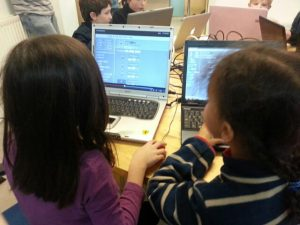
#> input picture content/pages/about/images/532446_10152298889205262_259669480_n-300x225.jpg, 300 x 225 px
$ python -i generate_thumbnails.py   (imports and definitions only)
#> lines starting #> are read from the running program, lines starting #| are printed output that depends on the picture
from pathlib import Path

import yaml
from PIL import Image

CONTENT_DIR = Path(__file__).parent.parent / 'content'
THUMB_SIZE = 150


def thumb_path(image_path: Path) -> Path:
    return image_path.with_stem(image_path.stem + '_thumb')


def make_thumbnail(src: Path, dest: Path):
#> called with dest = 'out.png'
    with Image.open(src) as img:
#> img is the input picture: PIL image 300x225 RGB; mean R, G, B 90.1, 84.5, 77.2
        img = img.convert('RGB')
        ratio = THUMB_SIZE / min(img.width, img.height)
#> ratio = 0.667
        new_size = (round(img.width * ratio), round(img.height * ratio))
#> new_size = (200, 150)
        img = img.resize(new_size, Image.LANCZOS)
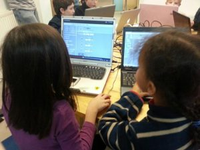
#> img: PIL image 200x150 RGB; mean R, G, B 90.1, 84.5, 77.2
        left = (img.width - THUMB_SIZE) // 2
#> left = 25
        top = (img.height - THUMB_SIZE) // 2
#> top = 0
        img = img.crop((left, top, left + THUMB_SIZE, top + THUMB_SIZE))
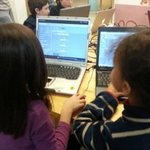
#> img: PIL image 150x150 RGB; mean R, G, B 96.6, 91.5, 84.3
        img.save(dest, quality=85)


def process_meta(meta_file: Path):
    with open(meta_file) as f:
        meta = yaml.safe_load(f)

    if not meta or 'cover_image' not in meta:
        return

    if 'thumbnail' in meta:
        return

    cover_rel = meta['cover_image']
    cover_abs = meta_file.parent / cover_rel

    if not cover_abs.exists():
        print(f'  MISSING: {cover_abs}')
        return

    dest_abs = thumb_path(cover_abs)
    dest_rel = str(thumb_path(Path(cover_rel)))

    print(f'  {cover_abs.name} -> {dest_abs.name}')
    make_thumbnail(cover_abs, dest_abs)

    meta['thumbnail'] = dest_rel
    with open(meta_file, 'w') as f:
        yaml.dump(meta, f, allow_unicode=True, sort_keys=True)


def main():
    for section in ('posts', 'pages'):
        for meta_file in sorted((CONTENT_DIR / section).glob('*/meta.yml')):
            print(meta_file.parent.name)
            process_meta(meta_file)


# [2 lines not run here, left out]

>>> result = make_thumbnail('../content/pages/about/images/532446_10152298889205262_259669480_n-300x225.jpg', 'out.png')

$ run again, on content/pages/birthday-photos/images/FullSizeRender-300x174.webp
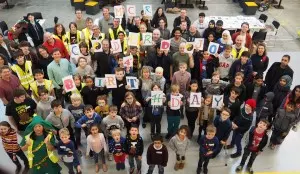
#> input picture content/pages/birthday-photos/images/FullSizeRender-300x174.webp, 300 x 174 px
#> in make_thumbnail, img is the input picture: PIL image 300x174 RGB; mean R, G, B 114.6, 102.9, 92.8
#> in make_thumbnail, `img = img.resize(new_size, Image.LANCZOS)`:
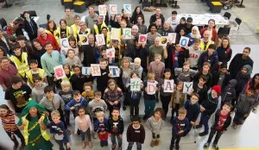
#> img: PIL image 259x150 RGB; mean R, G, B 114.6, 102.9, 92.8
#> in make_thumbnail, `img = img.crop((left, top, left + THUMB_SIZE, top + THUMB_SIZE))`:
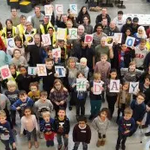
#> img: PIL image 150x150 RGB; mean R, G, B 114.8, 102.2, 93.2

$ run again, on content/pages/birthday-photos/images/MG_6458-300x151.jpg
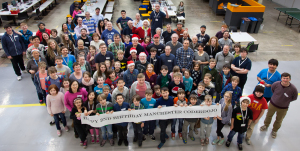
#> input picture content/pages/birthday-photos/images/MG_6458-300x151.jpg, 300 x 151 px
#> in make_thumbnail, img is the input picture: PIL image 300x151 RGB; mean R, G, B 116.8, 107.6, 107.1
#> in make_thumbnail, `img = img.resize(new_size, Image.LANCZOS)`:
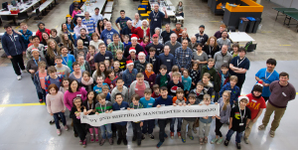
#> img: PIL image 298x150 RGB; mean R, G, B 116.9, 107.6, 107.1
#> in make_thumbnail, `img = img.crop((left, top, left + THUMB_SIZE, top + THUMB_SIZE))`:
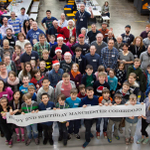
#> img: PIL image 150x150 RGB; mean R, G, B 107.2, 97.1, 96.5

$ run again, on content/pages/contact-us/images/panoram-1024x576.jpg
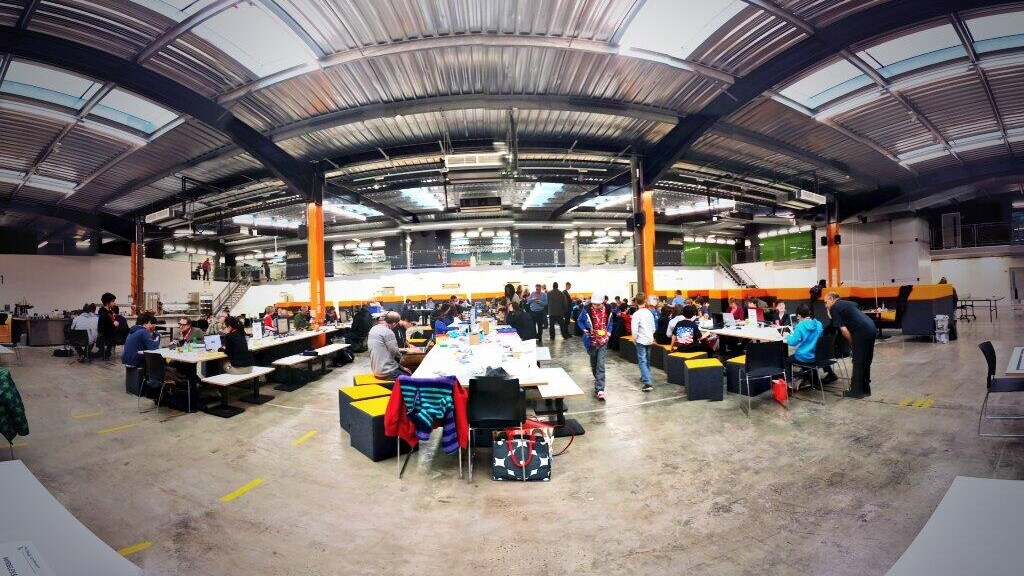
#> input picture content/pages/contact-us/images/panoram-1024x576.jpg, 1024 x 576 px
#> in make_thumbnail, img is the input picture: PIL image 1024x576 RGB; mean R, G, B 125.3, 116.6, 114.3
#> in make_thumbnail, `img = img.resize(new_size, Image.LANCZOS)`:
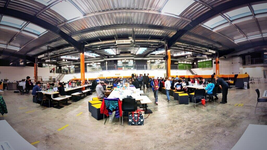
#> img: PIL image 267x150 RGB; mean R, G, B 125.3, 116.6, 114.3
#> in make_thumbnail, `img = img.crop((left, top, left + THUMB_SIZE, top + THUMB_SIZE))`:
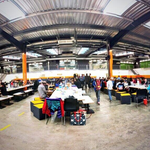
#> img: PIL image 150x150 RGB; mean R, G, B 144, 134.2, 127.9
